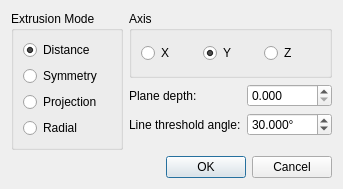
<?xml version="1.0" encoding="UTF-8"?>
<ui version="4.0">
 <class>YtruderUI</class>
 <widget class="QDialog" name="YtruderUI">
  <property name="geometry">
   <rect>
    <x>0</x>
    <y>0</y>
    <width>340</width>
    <height>170</height>
   </rect>
  </property>
  <property name="windowTitle">
   <string>Ytruder</string>
  </property>
  <layout class="QVBoxLayout" name="verticalLayout">
   <item>
    <layout class="QHBoxLayout" name="horizontalLayout">
     <item>
      <widget class="QGroupBox" name="groupBox">
       <property name="title">
        <string>Extrusion Mode</string>
       </property>
       <layout class="QVBoxLayout" name="verticalLayout_2">
        <item>
         <widget class="QRadioButton" name="mode_distance">
          <property name="text">
           <string>Distance</string>
          </property>
          <property name="checked">
           <bool>true</bool>
          </property>
         </widget>
        </item>
        <item>
         <widget class="QRadioButton" name="mode_symmetry">
          <property name="text">
           <string>Symmetry</string>
          </property>
         </widget>
        </item>
        <item>
         <widget class="QRadioButton" name="mode_projection">
          <property name="text">
           <string>Projection</string>
          </property>
         </widget>
        </item>
        <item>
         <widget class="QRadioButton" name="mode_radial">
          <property name="text">
           <string>Radial</string>
          </property>
         </widget>
        </item>
       </layout>
      </widget>
     </item>
     <item>
      <layout class="QVBoxLayout" name="verticalLayout_4">
       <item>
        <widget class="QGroupBox" name="groupBox_2">
         <property name="title">
          <string>Axis</string>
         </property>
         <layout class="QHBoxLayout" name="horizontalLayout_2">
          <item>
           <widget class="QRadioButton" name="axis_x">
            <property name="text">
             <string>X</string>
            </property>
           </widget>
          </item>
          <item>
           <widget class="QRadioButton" name="axis_y">
            <property name="text">
             <string>Y</string>
            </property>
            <property name="checked">
             <bool>true</bool>
            </property>
           </widget>
          </item>
          <item>
           <widget class="QRadioButton" name="axis_z">
            <property name="text">
             <string>Z</string>
            </property>
           </widget>
          </item>
         </layout>
        </widget>
       </item>
       <item>
        <layout class="QFormLayout" name="formLayout_2">
         <item row="0" column="0">
          <widget class="QLabel" name="label">
           <property name="text">
            <string>Plane depth:</string>
           </property>
          </widget>
         </item>
         <item row="1" column="0">
          <widget class="QLabel" name="label_2">
           <property name="text">
            <string>Line threshold angle:</string>
           </property>
          </widget>
         </item>
         <item row="0" column="1">
          <widget class="QDoubleSpinBox" name="planeDepth">
           <property name="minimumSize">
            <size>
             <width>85</width>
             <height>0</height>
            </size>
           </property>
           <property name="decimals">
            <number>3</number>
           </property>
           <property name="maximum">
            <double>10000.000000000000000</double>
           </property>
          </widget>
         </item>
         <item row="1" column="1">
          <widget class="QDoubleSpinBox" name="condAngle">
           <property name="minimumSize">
            <size>
             <width>85</width>
             <height>0</height>
            </size>
           </property>
           <property name="suffix">
            <string>°</string>
           </property>
           <property name="decimals">
            <number>3</number>
           </property>
           <property name="maximum">
            <double>360.000000000000000</double>
           </property>
           <property name="value">
            <double>30.000000000000000</double>
           </property>
          </widget>
         </item>
        </layout>
       </item>
      </layout>
     </item>
    </layout>
   </item>
   <item>
    <widget class="QDialogButtonBox" name="buttonBox">
     <property name="orientation">
      <enum>Qt::Horizontal</enum>
     </property>
     <property name="standardButtons">
      <set>QDialogButtonBox::Cancel|QDialogButtonBox::Ok</set>
     </property>
    </widget>
   </item>
  </layout>
 </widget>
 <resources/>
 <connections>
  <connection>
   <sender>buttonBox</sender>
   <signal>accepted()</signal>
   <receiver>YtruderUI</receiver>
   <slot>accept()</slot>
   <hints>
    <hint type="sourcelabel">
     <x>248</x>
     <y>254</y>
    </hint>
    <hint type="destinationlabel">
     <x>157</x>
     <y>274</y>
    </hint>
   </hints>
  </connection>
  <connection>
   <sender>buttonBox</sender>
   <signal>rejected()</signal>
   <receiver>YtruderUI</receiver>
   <slot>reject()</slot>
   <hints>
    <hint type="sourcelabel">
     <x>316</x>
     <y>260</y>
    </hint>
    <hint type="destinationlabel">
     <x>286</x>
     <y>274</y>
    </hint>
   </hints>
  </connection>
 </connections>
</ui>
